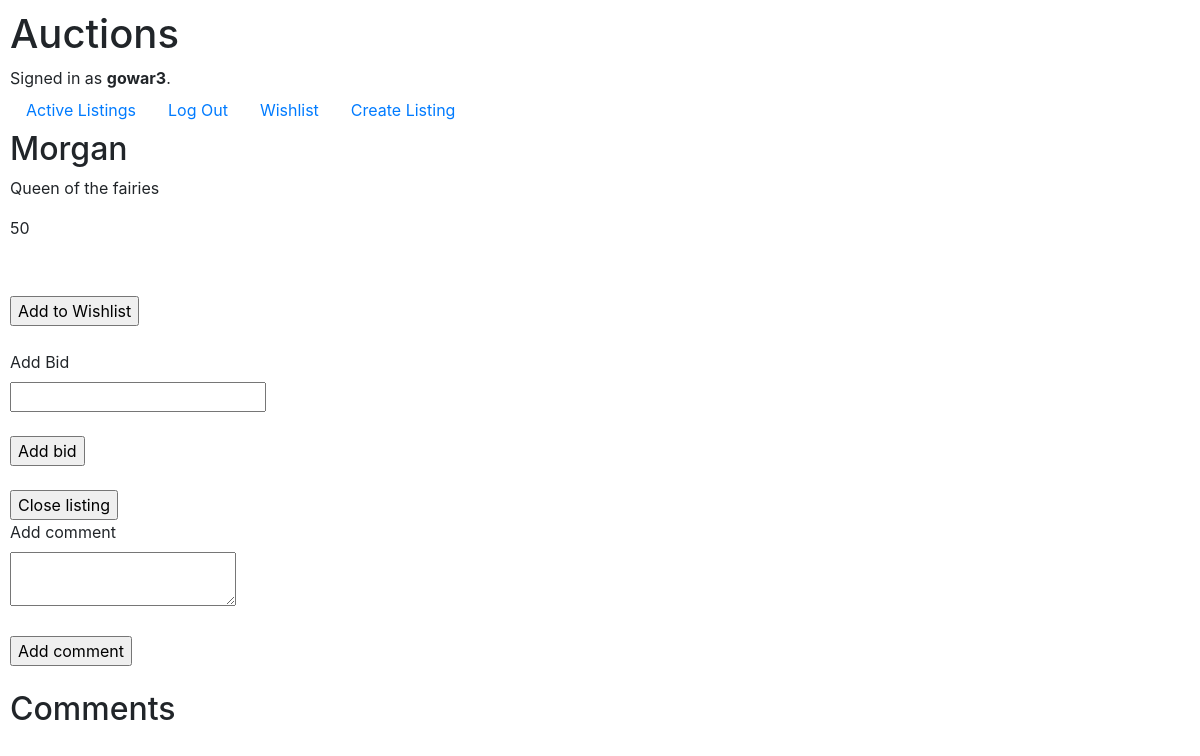
/auctions/1 (signed in), run on the app's committed database.
### auctions/models.py (models this page shows, shortened)
class User(AbstractUser):
    pass

class Listing(models.Model):
    creator = models.CharField(max_length=64)
    title = models.CharField(max_length=64)
    description = models.CharField(max_length=64)
    price = models.IntegerField()
    winner = models.CharField(max_length=64, default="None")
    status = models.CharField(max_length=64, default="active")
    users = models.ManyToManyField(User, blank=True, related_name= "wishlist")

### auctions/views.py (the view, shortened to what this page needs)
# urls.py: path("<str:listing>", views.listing, name="listing"),
def listing(request, listing):
    if "comments" not in request.session:
        request.session["comments"] = ()
    if "bids" not in request.session:
        request.session["bids"] = ()
    error = ""
    closed = ""
    listing = Listing.objects.get(pk = listing)
    username = request.user.username
    highest_bid = listing.bids.aggregate(max_offer=Max("offer"))
    highest_bid_value = highest_bid.get("max_offer", None)
    return render(request, "auctions/listing.html", {
        "error": error,
        "listing": listing,
        "comments": listing.comments.all(),
        "bids": listing.bids.all(),
        "close": closed,
    })

### auctions/templates/auctions/listing.html (shortened to what this page needs)
{% extends 'auctions/layout.html' %}
{% block body %}
        <h2>{{ listing.title }}</h2>
        <p>{{ listing.description }}</p>
        <label>{{ listing.price }}</label>
        <br>
        <br>
        <br>
    {% if user.is_authenticated %}
    <form action= "{% url 'wishlist' user.username %}" method = "post">
        <input type= "submit" value= "Add to Wishlist">
    </form>
    <br>
    {% if close %}
        {{ close }}
    {% else %}
    <form action= "{% url 'listing' listing.id %}" method = "post">
        <label for="add_bid">Add Bid</label>
        <br>
        <input type="text" name="bid">
        <br>
        <br>
        <input type="submit" value= "Add bid">
    </form>
    {% endif %}
    <br>
    {% if user.username == listing.creator %}
        <form action= "{% url 'listing' listing.id %}" method = "post">
            <input type="submit" value="Close listing">
        </form>
    {% endif %}
    <form action= "{% url 'listing' listing.id %}" method = "post">
        <label for="add_comment">Add comment</label>
        <br>
        <textarea id="add_comment" name="comment"></textarea>
        <br>
        <br>
        <input type="submit" value= "Add comment">
    </form>
    {% endif %}
    <br>
    <h2>Comments</h2>
{% endblock %}

### auctions/templates/auctions/layout.html (shortened to what this page needs)
{% load static %}
<!DOCTYPE html>
<html lang="en">
    <head>
        <link rel="stylesheet" href="https://stackpath.bootstrapcdn.com/bootstrap/4.4.1/css/bootstrap.min.css">
        <link href="{% static 'auctions/styles.css' %}" rel="stylesheet">
    </head>
    <body>
        <h1>Auctions</h1>
        <div>
            {% if user.is_authenticated %}
                Signed in as <strong>{{ user.username }}</strong>.
            {% else %}
                Not signed in.
            {% endif %}
        </div>
        <ul class="nav">
            <li class="nav-item">
                <a class="nav-link" href="{% url 'index' %}">Active Listings</a>
            </li>
            {% if user.is_authenticated %}
                <li class="nav-item">
                    <a class="nav-link" href="{% url 'logout' %}">Log Out</a>
                </li>
                <li class="nav-item">
                    <a class="nav-link" href="{% url 'wishlist' user.username%}">Wishlist</a>
                </li>
                <li class="nav-item">
                    <a class="nav-link" href="{% url 'new'%}">Create Listing</a>
                </li>
            {% endif %}
        </ul>
        {% block body %}
        {% endblock %}
    </body>
</html>

### auctions/static/auctions/styles.css (style rules this page uses)
body { padding: 10px; }

### data on the page
User: username "gowar3"
Listing: title "Morgan", description "Queen of the fairies", price "50"
